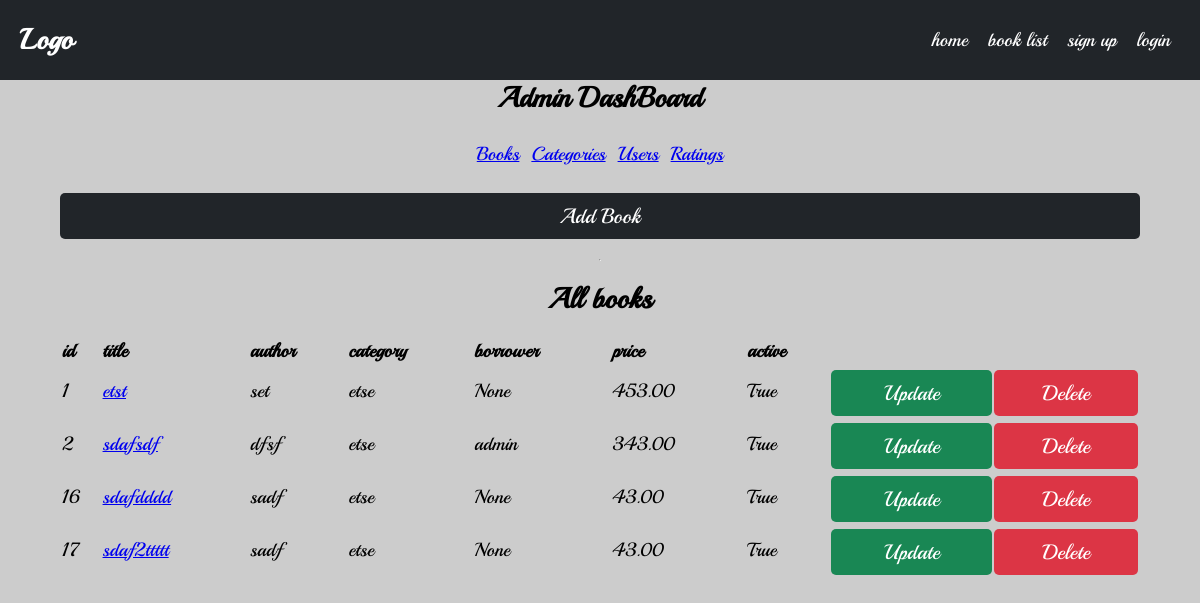
The app's page /dashboard/books, older data.
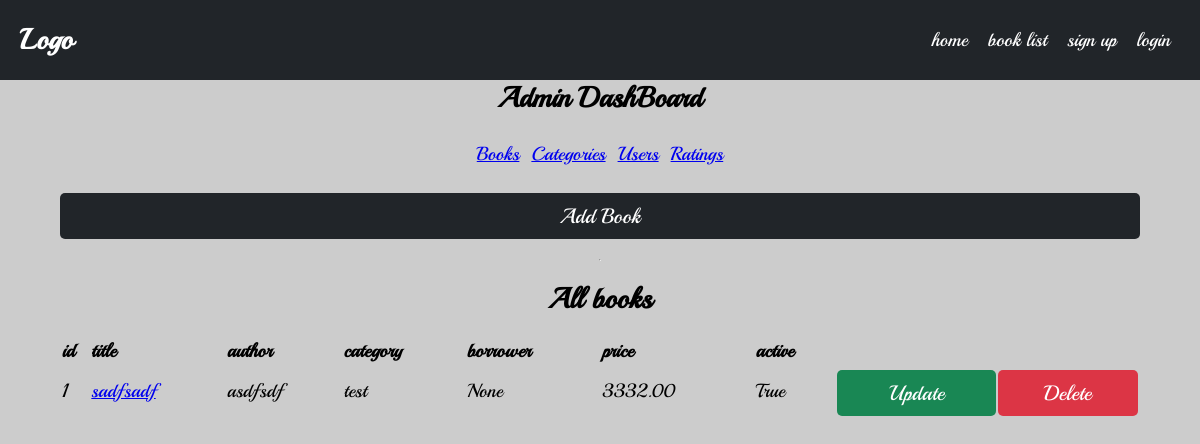
The same page, newer data.
### books/models.py (models this page shows, shortened)
class Book(BasicModel):
    uploaded_by = models.ForeignKey(User, on_delete=models.CASCADE, related_name='books')
    category = models.ForeignKey(Category, on_delete=models.CASCADE, related_name='books')
    viewers = models.ManyToManyField(User, through=Viewers, related_name='viewed_books')
    title = models.CharField(max_length=100)
    author = models.CharField(max_length=100)
    price = models.DecimalField(max_digits=10, decimal_places=2)
    description = models.TextField()
    borrower = models.ForeignKey(User, on_delete=models.SET_NULL, related_name='borrowed_books', null=True, blank=True)
    objects = BookManager()
    def get_absolute_url(self):
        return reverse('book_details', args=[self.slug])
    @property
    def get_update_url(self):
        return reverse('update_book', args=[self.slug])
    def get_delete_url(self):
        return reverse('delete_book', args=[self.slug])
    class Meta:
        verbose_name = 'Book'
        verbose_name_plural = 'Books'

### categories/models.py (models this page shows, shortened)
class Category(BasicModel):
    title = models.CharField(max_length=100)
    user = models.ForeignKey(User, on_delete=models.SET_NULL, related_name='categories',null=True, blank=True)
    class Meta:
        verbose_name = 'Category'
        verbose_name_plural = 'Categories'
    def __str__(self):
        return self.title

### dashboard/views.py (the view)
# urls.py: path('books', views.AdminBookListView.as_view(), name='dashboard_book_list'),
class AdminBookListView(BookListView):
    model = Book
    template_name = 'dashboard/book_list.html'
    def get_queryset(self):
        return Book.objects.all().order_by('id')

### books/models.py (called while the page is built)
    def get_queryset(self):
        return queryset(self.model, using=self._db)

### books/views.py (called while the page is built)
    def get_context_data(self, **kwargs):
        context = super().get_context_data(**kwargs)
        context['q'] = self.request.GET.get('q', '')
        context['search_by'] = self.request.GET.get('search_by', 'all')
        context['available'] = self.request.GET.get('available', '')
        context['rating'] = int(self.request.GET.get('rating', 0))
        context['price_from'] = self.request.GET.get('price_from', '')
        context['price_to'] = self.request.GET.get('price_to', '')
        context['order_by'] = self.request.GET.get('order_by', '')
        return context

### templates/dashboard/book_list.html (shortened to what this page needs)
{% extends "base.html" %}
{% load custom_filters %}
{% load static %}
{% block content %}
<h2 class="text-center">Admin DashBoard</h2>
<div class="container">
    {% include 'dashboard/pages.html' %}
    <div class="w-100">
        <button class="btn-6 btn-dark" onclick="urlRedirect('{% url 'add_book' %}')">Add Book</button>
    </div>
    <hr/>
<h2 class="text-center">All books</h2>
    <div class="w-100">
        <table class="w-100">
            <tr style="font-weight: bold">
                <td>id</td>
                <td>title</td>
                <td>author</td>
                <td>category</td>
                <td>borrower</td>
                <td>price</td>
                <td>active</td>
                <td></td>
                <td></td>
            </tr>
            {% for book in books %}
            <tr>
                <td>{{book.id}}</td>
                <td><a href="{{book.get_absolute_url}}">{{book.title}}</a></td>
                <td>{{book.author}}</td>
                <td>{{book.category}}</td>
                <td>{{book.borrower}}</td>
                <td>{{book.price}}</td>
                <td>{{book.active}}</td>
                <td><button class="btn-6 btn-success" onclick="urlRedirect(`{{ book.get_update_url }}`)">Update</button></td>
                <td><button class="btn-6 btn-danger" onclick="urlRedirect(`{{ book.get_delete_url }}`)"> Delete</button></td>
            </tr>
            {% endfor %}
        </table>
    </div>
</div>
{% endblock %}

Row changes from the older to the newer data that the page shows:
removed Book: id "2", title "sdafsdf", author "dfsf", category "etse", borrower "admin", price "343.00", active "True"
removed Book: id "16", title "sdafdddd", author "sadf", category "etse", borrower "None", price "43.00", active "True"
removed Book: id "17", title "sdaf2ttttt", author "sadf", category "etse", borrower "None", price "43.00", active "True"
changed Book "None": title "etst" → "sadfsadf"; author "set" → "asdfsdf"; category "etse" → "test"; price "453.00" → "3332.00"
